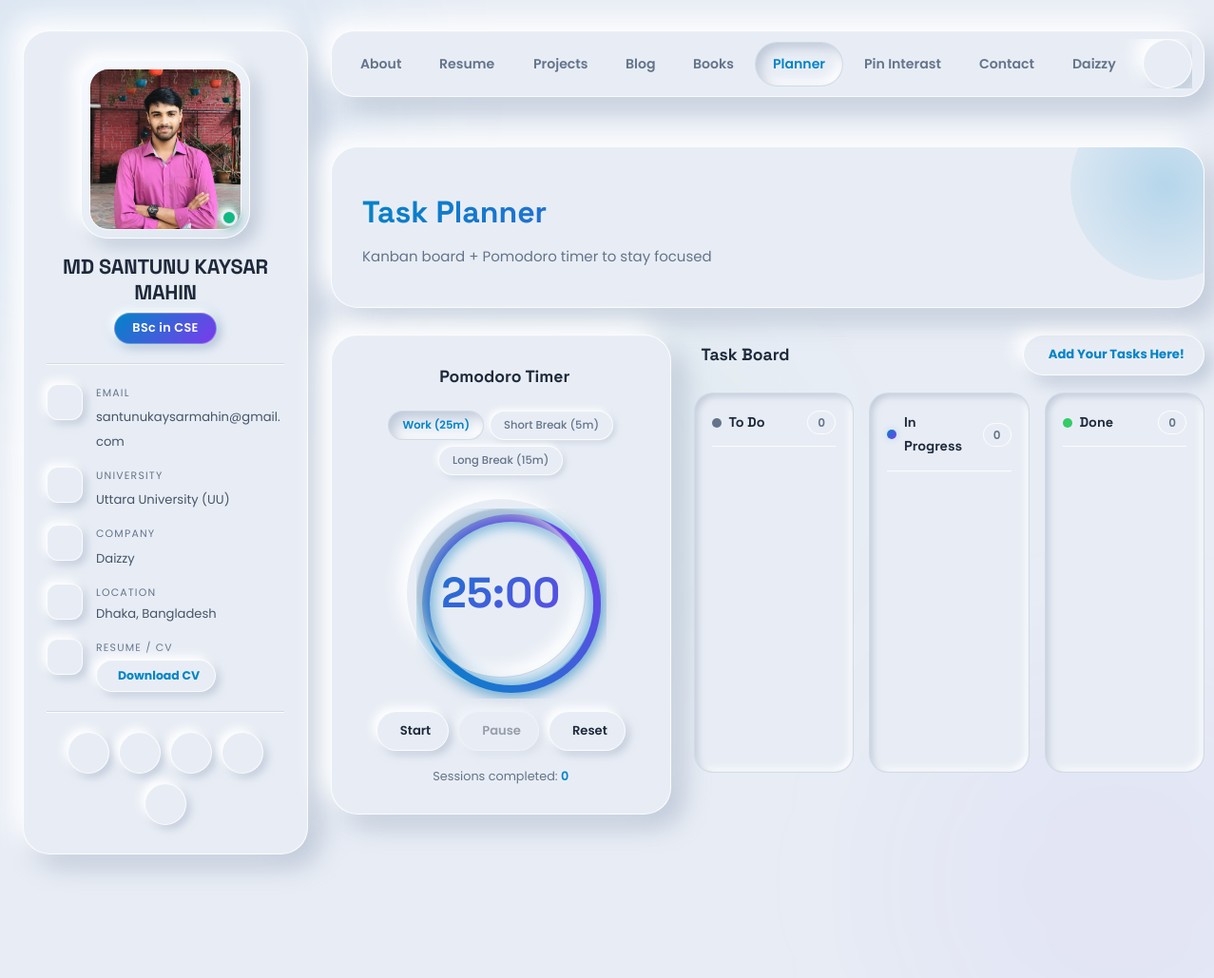
/tasks/, run on the app's committed database.
### portfolio/models.py (models this page shows, shortened)
class Profile(models.Model):
    name = models.CharField(max_length=100)
    title = models.CharField(max_length=200, help_text="e.g. Full Stack Django Developer")
    bio = models.TextField()
    email = models.EmailField()
    location = models.CharField(max_length=100, blank=True)
    company = models.CharField(max_length=100, blank=True)
    company_url = models.URLField(blank=True)
    university = models.CharField(max_length=200, blank=True)
    university_url = models.URLField(blank=True)
    github_url = models.URLField(blank=True)
    linkedin_url = models.URLField(blank=True)
    facebook_url = models.URLField(blank=True, help_text="Facebook profile or page URL")
    pinterest_url = models.URLField(blank=True, help_text="Pinterest profile URL")
    twitter_url = models.URLField(blank=True, help_text="Twitter / X profile URL")
    instagram_url = models.URLField(blank=True, help_text="Instagram profile URL")
    youtube_url = models.URLField(blank=True, help_text="YouTube channel or video URL")
    daizzy_url = models.URLField(blank=True, help_text="Daizzy external link URL")
    avatar = models.ImageField(upload_to='profile/', blank=True, null=True)
    cv = models.FileField(upload_to='cv/', blank=True, null=True, help_text="Upload your CV (PDF)")
    class Meta:
        verbose_name = "Profile"
        verbose_name_plural = "Profile"
    def get_social_links(self):
        links = []
        custom_links = list(self.social_links.filter(is_active=True).order_by('order', 'id'))
        for cl in custom_links:
            links.append({
                'platform': cl.platform,
                'label': cl.label or cl.get_platform_display(),
                'url': cl.url,
                'icon': cl.get_icon(),
            })
        existing_urls = {l['url'] for l in links}
        field_map = [
            ('github', 'GitHub', self.github_url, 'logo-github'),
            ('linkedin', 'LinkedIn', self.linkedin_url, 'logo-linkedin'),
            ('facebook', 'Facebook', self.facebook_url, 'logo-facebook'),
            ('pinterest', 'Pinterest', self.pinterest_url, 'logo-pinterest'),
            ('twitter', 'Twitter / X', self.twitter_url, 'logo-twitter'),
            ('instagram', 'Instagram', self.instagram_url, 'logo-instagram'),
            ('youtube', 'YouTube', self.youtube_url, 'logo-youtube'),
        ]
        for platform, label, url, icon in field_map:
            if url and url not in existing_urls:
                links.append({
                    'platform': platform,
                    'label': label,
                    'url': url,
                    'icon': icon,
                })
                existing_urls.add(url)
        return links

class SocialLink(models.Model):
    PLATFORM_CHOICES = [
        ('facebook', 'Facebook'),
        ('pinterest', 'Pinterest'),
        ('github', 'GitHub'),
        ('linkedin', 'LinkedIn'),
        ('twitter', 'Twitter / X'),
        ('instagram', 'Instagram'),
        ('youtube', 'YouTube'),
        ('discord', 'Discord'),
        ('telegram', 'Telegram'),
        ('kaggle', 'Kaggle'),
        ('leetcode', 'LeetCode'),
        ('dribbble', 'Dribbble'),
        ('behance', 'Behance'),
        ('medium', 'Medium'),
        ('whatsapp', 'WhatsApp'),
        ('custom', 'Custom / Website'),
    ]
    profile = models.ForeignKey(
        Profile, on_delete=models.CASCADE, related_name='social_links',
        null=True, blank=True, help_text="Link to profile"
    )
    platform = models.CharField(max_length=50, choices=PLATFORM_CHOICES, default='facebook')
    label = models.CharField(max_length=100, blank=True, help_text="Display label (e.g. 'Facebook Page', 'Pinterest Art')")
    url = models.URLField(help_text="Full link URL")
    icon_name = models.CharField(
        max_length=60, blank=True,
        help_text="Custom Ionicon name (leave blank to auto-detect from platform choice)"
    )
    order = models.PositiveIntegerField(default=0)
    is_active = models.BooleanField(default=True)
    class Meta:
        ordering = ['order', 'id']
        verbose_name = "Social Link"
        verbose_name_plural = "Social Links"
    def get_icon(self):
        if self.icon_name:
            return self.icon_name

class CustomNavLink(models.Model):
    title = models.CharField(max_length=60, help_text="Link title (e.g. Daizzy)")
    url = models.URLField(help_text="Target external or internal URL")
    icon_name = models.CharField(
        max_length=60, blank=True,
        help_text="Ionicon name e.g. sparkles-outline, globe-outline, open-outline, rocket-outline"
    )
    open_in_new_tab = models.BooleanField(default=True, help_text="Open in a new browser tab")
    is_active = models.BooleanField(default=True)
    order = models.PositiveIntegerField(default=0)
    class Meta:
        ordering = ['order', 'id']
        verbose_name = "Custom Nav Link"
        verbose_name_plural = "Custom Nav Links"
    def get_icon(self):
        return self.icon_name or 'open-outline'

### time_tracker/views.py (the view)
# urls.py: path('', views.task_board, name='board'),
def task_board(request):
    tasks_todo = Task.objects.filter(status='todo')
    tasks_in_progress = Task.objects.filter(status='in_progress')
    tasks_done = Task.objects.filter(status='done')
    context = {
        'tasks_todo': tasks_todo,
        'tasks_in_progress': tasks_in_progress,
        'tasks_done': tasks_done,
    }
    return render(request, 'time_tracker/board.html', context)

### portfolio/context_processors.py (called while the page is built)
def profile_context(request):
    profile = Profile.objects.first()
    custom_nav_links = list(CustomNavLink.objects.filter(is_active=True).order_by('order', 'id'))
    return {
        'profile': profile,
        'custom_nav_links': custom_nav_links,
    }

### templates/time_tracker/board.html (shortened to what this page needs)
{% extends "base.html" %}
{% load static %}
{% block body_class %}page-subpage page-tracker{% endblock %}
{% block content %}
<div class="tracker-main">
  <div class="tracker-header">
    <div class="tracker-header-inner">
      <h1 class="tracker-title">Task Planner</h1>
      <p class="tracker-sub">Kanban board + Pomodoro timer to stay focused</p>
    </div>
  </div>
  <div class="tracker-layout">
    <section class="pomodoro-section">
      <div class="pomodoro-card">
        <h2 class="pomodoro-title">
           Pomodoro Timer
        </h2>
        <div class="pomodoro-modes">
          <button class="pomo-mode-btn active" data-pomo-mode="work" data-minutes="25">Work (25m)</button>
          <button class="pomo-mode-btn" data-pomo-mode="short" data-minutes="5">Short Break (5m)</button>
          <button class="pomo-mode-btn" data-pomo-mode="long" data-minutes="15">Long Break (15m)</button>
        </div>
        <div class="pomodoro-clock">
          <div class="timer-display">
            <span id="timerMinutes">25</span>:<span id="timerSeconds">00</span>
          </div>
        </div>
        <div class="pomodoro-controls">
          <button class="pomo-btn" id="pomoBtnStart">
             Start
          </button>
          <button class="pomo-btn pomo-btn-pause" id="pomoBtnPause" disabled>
             Pause
          </button>
          <button class="pomo-btn pomo-btn-reset" id="pomoBtnReset">
             Reset
          </button>
        </div>
        <div class="pomo-session-count">
          Sessions completed: <span id="pomoSessionCount">0</span>
        </div>
      </div>
    </section>
    <section class="kanban-section">
      <div class="kanban-header">
        <h2 class="kanban-title">
           Task Board
        </h2>
        {% if user.is_superuser %}
        <button class="add-task-btn" id="addTaskBtn">
          <ion-icon name="add-outline"></ion-icon>
          Add Task
        </button>
        {% else %}
        <a href="https://app.todoist.com/" target="_blank" class="add-task-btn">
          Add Your Tasks Here!
        </a>
        {% endif %}
      </div>
      <div class="kanban-board" id="kanbanBoard">
        <div class="kanban-column" id="col-todo" data-status="todo">
          <div class="kanban-col-header">
            <span class="kanban-col-dot dot-todo"></span>
            <h3>To Do</h3>
            <span class="kanban-col-count" id="count-todo">{{ tasks_todo.count }}</span>
          </div>
        </div>
        <div class="kanban-column" id="col-in_progress" data-status="in_progress">
          <div class="kanban-col-header">
            <span class="kanban-col-dot dot-progress"></span>
            <h3>In Progress</h3>
            <span class="kanban-col-count" id="count-in_progress">{{ tasks_in_progress.count }}</span>
          </div>
        </div>
        <div class="kanban-column" id="col-done" data-status="done">
          <div class="kanban-col-header">
            <span class="kanban-col-dot dot-done"></span>
            <h3>Done</h3>
            <span class="kanban-col-count" id="count-done">{{ tasks_done.count }}</span>
          </div>
        </div>
      </div>
    </section>
  </div>
</div>
{% endblock %}

### templates/base.html (shortened to what this page needs)
{% load static %}
<!DOCTYPE html>
<html lang="en" data-theme="light">
<head>
  <link rel="stylesheet" href="{% static 'css/style.css' %}?v=2.2">
  <link rel="stylesheet" href="{% static 'css/neumorphic.css' %}?v=2.5">
</head>
<body class="{% block body_class %}{% endblock %}">
  <div class="bg-blobs" aria-hidden="true">
    <div class="blob blob-2"></div>
  </div>
  <main>
    <aside class="sidebar" data-sidebar>
      <div class="sidebar-info">
        <figure class="avatar-box">
          {% if profile and profile.avatar %}
          <img src="{{ profile.avatar.url }}" alt="{{ profile.name }}" width="80">
          {% else %}
          <div class="avatar-placeholder">
            <ion-icon name="person-outline"></ion-icon>
          </div>
          {% endif %}
          <span class="status-dot" title="Available for opportunities" aria-label="Online status indicator"></span>
        </figure>
        <div class="info-content">
          <h1 class="name">{{ profile.name|default:"Your Name" }}</h1>
          <p class="title-badge">{{ profile.title|default:"Full Stack Developer" }}</p>
        </div>
      </div>
      <div class="sidebar-info-more">
        <div class="separator"></div>
        <ul class="contacts-list">
          {% if profile.email %}
          <li class="contact-item">
            <div class="icon-box"></div>
            <div class="contact-info">
              <p class="contact-title">Email</p>
              <a href="mailto:{{ profile.email }}" class="contact-link">{{ profile.email }}</a>
            </div>
          </li>
          {% endif %}
          {% if profile.university %}
          <li class="contact-item">
            <div class="icon-box">
            </div>
            <div class="contact-info">
              <p class="contact-title">University</p>
              {% if profile.university_url %}
              <a href="{{ profile.university_url }}" target="_blank" rel="noopener noreferrer" class="contact-link">
                {{ profile.university }}
              </a>
              {% else %}
              <span class="contact-link">
                {{ profile.university }}
              </span>
              {% endif %}
            </div>
          </li>
          {% endif %}
          {% if profile.company %}
          <li class="contact-item">
            <div class="icon-box"></div>
            <div class="contact-info">
              <p class="contact-title">Company</p>
              {% if profile.company_url %}
              <a href="{{ profile.company_url }}" target="_blank" class="contact-link">{{ profile.company }}</a>
              {% else %}
              <span class="contact-link">{{ profile.company }}</span>
              {% endif %}
            </div>
          </li>
          {% endif %}
          {% if profile.location %}
          <li class="contact-item">
            <div class="icon-box"></div>
            <div class="contact-info">
              <p class="contact-title">Location</p>
              <address>{{ profile.location }}</address>
            </div>
          </li>
          {% endif %}
          {% if profile.cv %}
          <li class="contact-item cv-item">
            <div class="icon-box"></div>
            <div class="contact-info">
              <p class="contact-title">Resume / CV</p>
              <a href="{{ profile.cv.url }}" target="_blank" class="contact-link cv-download-btn">
                 Download CV
              </a>
            </div>
          </li>
          {% endif %}
        </ul>
        <div class="separator"></div>
        <ul class="social-list">
          {% for item in profile.get_social_links %}
          <li class="social-item">
            <a href="{{ item.url }}" target="_blank" rel="noopener noreferrer" class="social-link" title="{{ item.label }}">
            </a>
          </li>
          {% endfor %}
        </ul>
      </div>
    </aside>
    <div class="main-content">
      <nav class="navbar" id="mainNavbar">
        <ul class="navbar-list" id="desktopNavList">
          <li class="navbar-item">
            <button class="navbar-link active" data-nav-link data-target="about">About</button>
          </li>
          <li class="navbar-item">
            <button class="navbar-link" data-nav-link data-target="resume">Resume</button>
          </li>
          <li class="navbar-item">
            <button class="navbar-link" data-nav-link data-target="projects">Projects</button>
          </li>
          <li class="navbar-item">
            <a href="{% url 'blog:list' %}" class="navbar-link">Blog</a>
          </li>
          <li class="navbar-item">
            <a href="{% url 'books:list' %}" class="navbar-link">Books</a>
          </li>
          <li class="navbar-item">
            <a href="{% url 'time_tracker:board' %}" class="navbar-link">Planner</a>
          </li>
          <li class="navbar-item">
            <a href="{% url 'pin_interast:board_list' %}" class="navbar-link">Pin Interast</a>
          </li>
          <li class="navbar-item">
            <button class="navbar-link" data-nav-link data-target="contact">Contact</button>
          </li>
          {% for nav in custom_nav_links %}
          <li class="navbar-item">
            <a href="{{ nav.url }}" {% if nav.open_in_new_tab %}target="_blank" rel="noopener noreferrer"{% endif %} class="navbar-link nav-external-link" title="{{ nav.title }}">
              {{ nav.title }}
            </a>
          </li>
          {% endfor %}
          <li class="navbar-item desktop-theme-item">
            <button class="theme-toggle theme-toggle-desktop" id="themeToggle" type="button" title="Toggle dark / light mode" aria-label="Toggle theme">
            </button>
          </li>
        </ul>
      </nav>
      <div id="spa-content-viewport">
        {% block content %}{% endblock %}
      </div>
    </div>
  </main>
</body>
</html>

### data on the page
Profile: avatar (picture), name "MD SANTUNU KAYSAR MAHIN", title "BSc in CSE", email "santunukaysarmahin@gmail.com", university "Uttara University (UU)", company "Daizzy", location "Dhaka, Bangladesh"
CustomNavLink: title "Daizzy"

### other printed values
{{ tasks_todo.count }} "0"
{{ tasks_in_progress.count }} "0"
{{ tasks_done.count }} "0"
